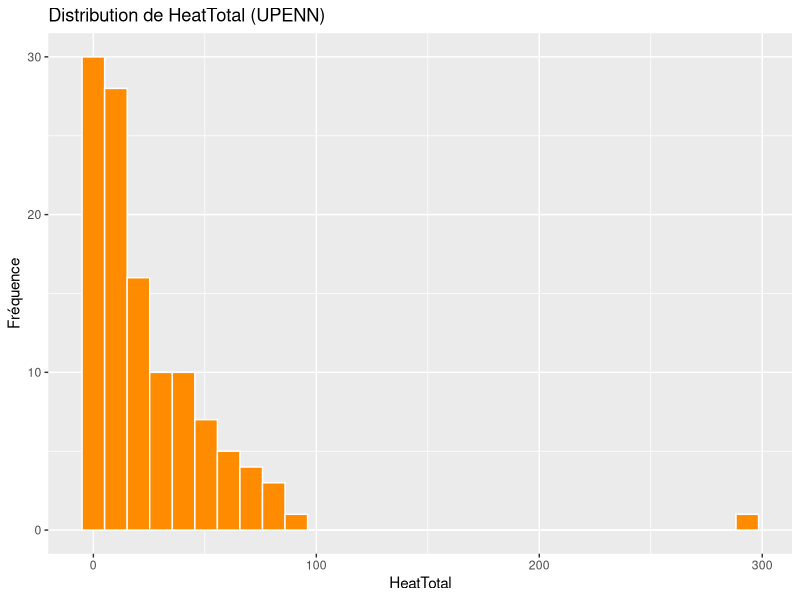
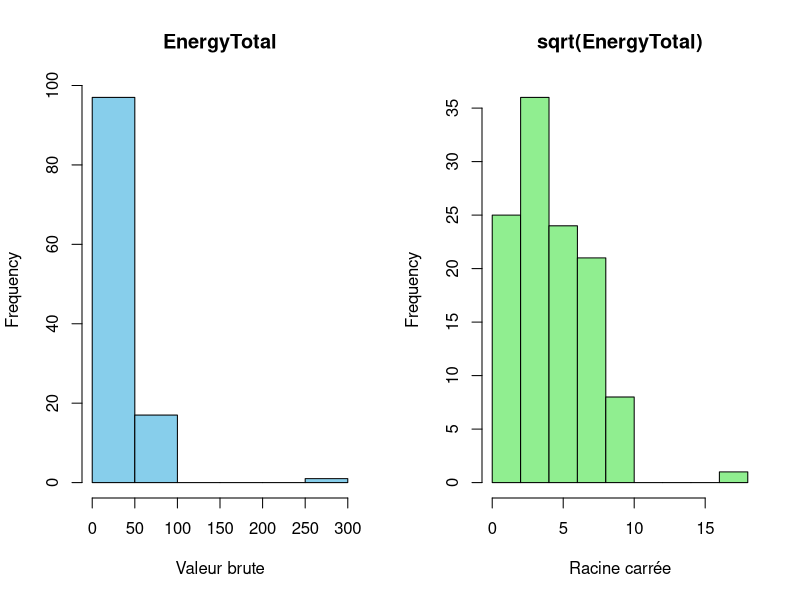
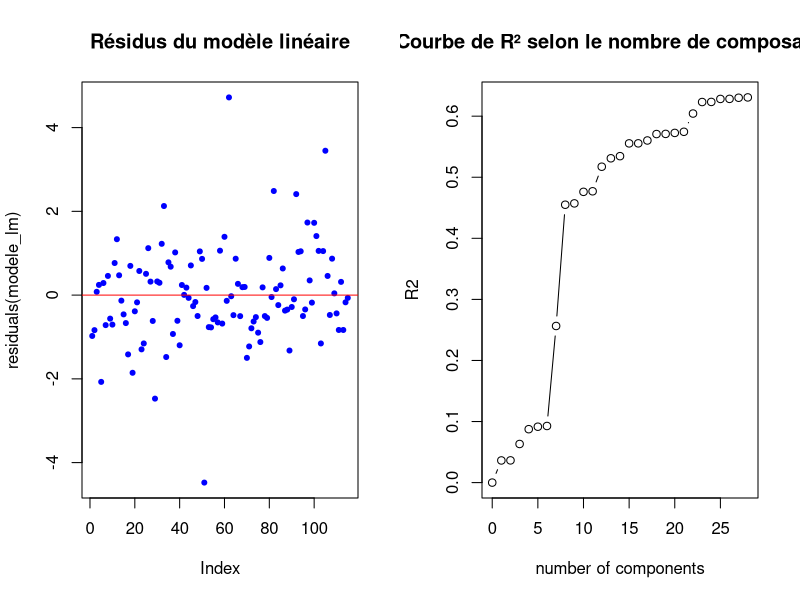
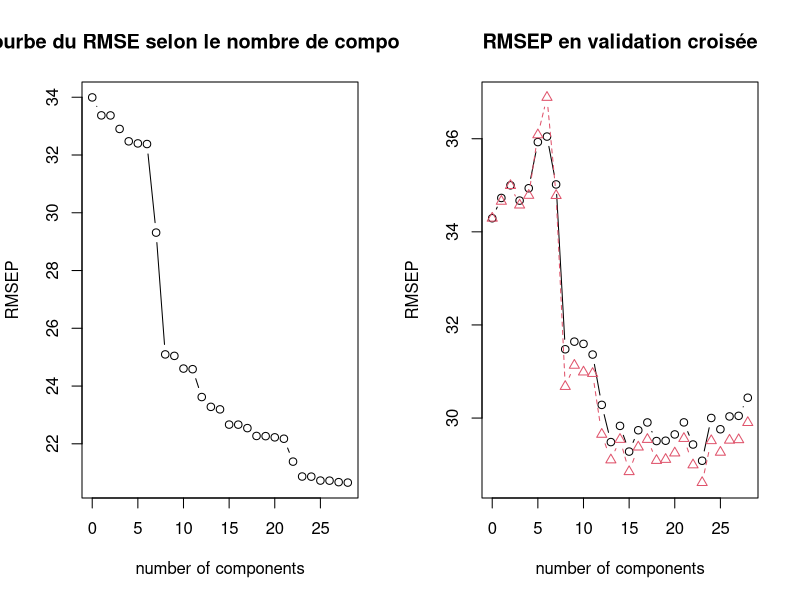
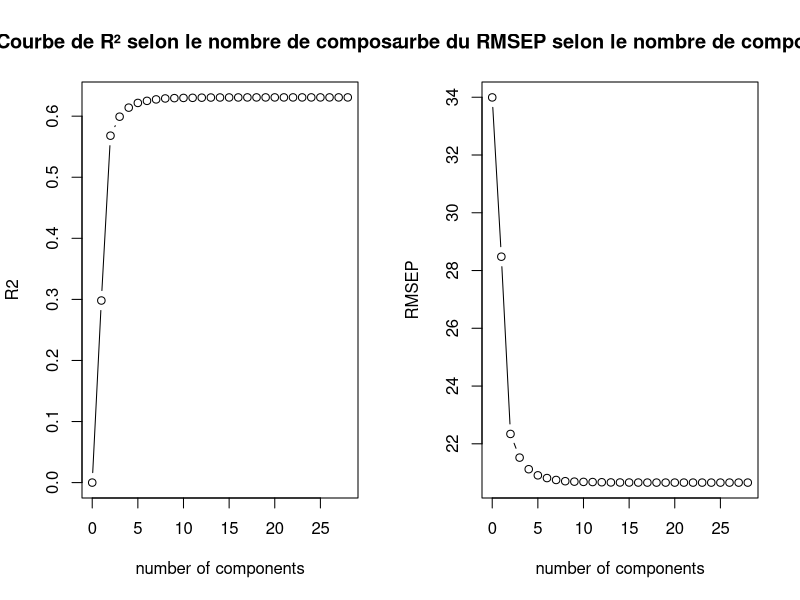

These charts were generated, in order, by the following R code:
#---------- 0. PRÉLIMINAIRES ----------

#----- 0.1. Importer les packages -----

library(ggplot2)
library(pls)
library(dplyr)





#----- 0.2. Importer les données -----

# Apprentissage

data_train <- read.table("data/UPENN.txt", 
                         header = TRUE,
                         sep = "\t",
                         stringsAsFactors = FALSE,
                         dec = "."
)

head(data_train)


# Test

data_test <- read.table("data/GT.txt", 
                        header = TRUE,
                        sep = "\t",
                        stringsAsFactors = FALSE,
                        dec = "."
)

head(data_test)





#----- 0.3. DÉFINIR Y -----

data_train$EnergyTotal <- data_train$HeatTotal + data_train$CoolTotal

data_test$EnergyTotal <- data_test$HeatTotal + data_test$CoolTotal





#---------- 1. EXPLORATION DES DONNÉES ----------

#----- 1.1. Vérification de la variable cible -----

ggplot(data_train, aes(x = EnergyTotal)) +
  geom_histogram(bins = 30, fill = "darkorange", color = "white") +
  labs(title = "Distribution de HeatTotal (UPENN)", x = "HeatTotal", y = "Fréquence")



#----- 1.2. Transformation racine carrée -----

data_train <- data_train |> 
  mutate(EnergyTotal_sqrt = sqrt(EnergyTotal))



#----- 1.3. Comparaison des distributions -----

par(mfrow = c(1, 2))
hist(data_train$EnergyTotal, main = "EnergyTotal", col = "skyblue", xlab = "Valeur brute")
hist(data_train$EnergyTotal_sqrt, main = "sqrt(EnergyTotal)", col = "lightgreen", xlab = "Racine carrée")



#----- 1.4. Régression linéaire pour évaluer les résidus -----

#--- 1.4.1. Sélectionner les variables ---

X_vars <- data_train |> 
  select(-ID, -HeatJan, -CoolJuly, -HeatTotal, -CoolTotal, -EnergyTotal, -EnergyTotal_sqrt)



#--- 1.4.2. Estimer le modèle ---

modele_lm <- lm(EnergyTotal_sqrt ~ ., data = cbind(X_vars, EnergyTotal_sqrt = data_train$EnergyTotal_sqrt))



#--- 1.4.3. Représenter les résidus ---

plot(residuals(modele_lm), main = "Résidus du modèle linéaire", col = "blue", pch = 20)
abline(h = 0, col = "red")



#--- 1.4.4. Tester la normalité ---

shapiro.test(residuals(modele_lm))

## Le test de normalité de Shapiro-Wilk sur les résidus du modèle linéaire donne 
## une p-value de 4.362e-05, ce qui est largement inférieur au seuil de 0.05. 
## Cela indique que les résidus ne suivent pas une distribution normale, ce qui 
## suggère que l'hypothèse de normalité des erreurs n'est pas vérifiée dans ce 
## modèle.





#---------- 2. PCR : RÉGRESSION SUR LES COMPOSANTES PRINCIPALES ----------

#----- 2.1. Préparation des données -----

## On retire les variables inutiles et on place la variable cible (EnergyTotal) 
## en première colonne

data_train_2 <- data_train |>
  select(-ID, -HeatJan, -CoolJuly, -HeatTotal, -CoolTotal, -EnergyTotal_sqrt) |> 
  relocate(EnergyTotal, .before = 1)



#----- 2.2. Application de la PCR -----

#--- 2.2.1. Définition des dimensions ---

n = nrow(data_train_2)         # Nombre d'observations
p = ncol(data_train_2) - 1     # Nombre de variables explicatives



#--- 2.2.2. Effectuer la PCR ---

## La PCR est effectuée avec centrage/réduction (scale=TRUE)

modelpcr <- pcr(EnergyTotal ~ ., data = data_train_2, ncomp = min(n - 1, p), scale = TRUE)    
summary(modelpcr)

## Interprétation :
## - 63% de la variance de Y est expliquée avec les 28 composantes
## - Le gain majeur se fait jusqu’à ~13-15 composantes
## - La variance expliquée de X atteint 100% avec les 28 composantes



#----- 2.3. R² d’apprentissage -----

R2(modelpcr)

validationplot(modelpcr, 
               val.type = "R2", 
               type = "b", 
               main = "Courbe de R² selon le nombre de composantes")

## Interprétation :
## - R² faible avec peu de composantes (ex : ~3.6% avec 1-2 comp.)
## - S'améliore sensiblement jusqu'à ~60% à partir de 13-23 composantes
## - R² max ~63% avec les 28 composantes



#----- 2.4. RMSEP -----

RMSEP(modelpcr)

validationplot(modelpcr, 
               type = "b",
               main = "Courbe du RMSE selon le nombre de composantes")

## Interprétation :
## - RMSEP diminue fortement jusqu'à ~13 composantes, puis se stabilise (~20.7)
## - Gain marginal au-delà de 20 composantes
## - Un compromis raisonnable : 13 à 15 composantes



#----- 2.5. Comparaison avec une régression linéaire classique -----

summary(lm(EnergyTotal ~ ., data = data_train_2))

## Interprétation :
## - R² ajusté ≈ 0.51
## - RMSE ≈ 23.89
## - La PCR fait mieux, surtout en termes de RMSE
## - Certaines variables sont significatives (à 1,5 et 10%) :
##     - op_uValue, zone_occ_density, zone_light_heat_flow_rate, totalocc, ...



#----- 2.6. Validation croisée (CV) -----

## On effectue la validation croisée sur le modèle PCR

modelpcr_cv <- pcr(EnergyTotal ~ ., 
                   data = data_train_2, 
                   ncomp = min(n - 1, p), 
                   scale = TRUE, 
                   validation = "CV")


## Courbe RMSEP (validation croisée)

validationplot(modelpcr_cv, 
               val.type = "RMSEP", 
               type = "b", 
               main = "RMSEP en validation croisée")

## Interprétation :
## - Le RMSEP en validation croisée suit une tendance similaire à celle de 
##   l'apprentissage.
## - Le nombre optimal de composantes en validation croisée semble se situer 
##   autour de 13-15 composantes.



#----- 2.7. Prédiction sur le jeu test -----

#--- 2.7.1. Sélectionner le nombre de composantes optimal (selon CV) ---

k_opt <- 15 



#--- 2.7.2. Prédiction sur le jeu test ---

pred_pcr_test <- predict(modelpcr_cv, 
                         newdata = data_test, 
                         ncomp = k_opt)



#--- 2.7.3. RMSE sur le jeu test ---

sqrt(mean((data_test$EnergyTotal - pred_pcr_test)^2))

## Interprétation  : 
## Le RMSE sur le jeu de test est de 133.05, tandis que pour le jeu 
## d'entraînement, le RMSE est beaucoup plus faible, autour de 22.67 (au niveau 
## de 15 composantes). Cela montre une augmentation significative du RMSE 
## lorsqu'on passe du jeu d'entraînement au jeu de test, ce qui peut indiquer 
## un certain overfitting. Le modèle semble être bien ajusté aux données 
## d'entraînement, mais moins performant sur des données nouvelles.


#----- 2.8. Conclusion -----

## La PCR explique 63% de la variance avec 28 composantes, mais les meilleures 
## performances se situent autour de 13-15 composantes. En comparaison avec la 
## régression linéaire classique, la PCR est plus performante, surtout en termes 
## de RMSE. Cependant, sur le jeu de test, le RMSE est de 133.05, bien plus 
## élevé que sur l'entraînement (22.67), ce qui indique un possible overfitting. 
## Le modèle est bien ajusté aux données d'entraînement mais moins performant 
## sur des données nouvelles.


#---------- 2. PLS : RÉGRESSION PAR MOINDRES CARRÉS PARTIELS ----------

#----- 2.1. Application de la PLS -----

modelpls <- plsr(EnergyTotal ~ ., data = data_train_2, ncomp = min(n - 1, p), scale = TRUE)    
summary(modelpls)

## Interprétation
## - Le modèle PLS explique environ 63% de la variance de la variable cible 
##   (EnergyTotal) avec 28 composantes.
## - À partir de 13 composantes, la variance expliquée atteint un plateau (63%), 
##   indiquant que l'ajout de composantes supplémentaires n'apporte plus de 
##   gains significatifs.
## - Cette tendance est similaire à celle observée dans la PCR, où le modèle se 
##   stabilise après un certain nombre de composantes.



#----- 2.2. R² d’apprentissage -----

R2(modelpls)

validationplot(modelpls, 
               val.type = "R2", 
               type = "b", 
               main = "Courbe de R² selon le nombre de composantes")

## Interprétation :
## - Avec 1 composante, R² est faible (0%).
## - À partir de 2 composantes, R² augmente rapidement jusqu'à 62.9% avec 9 
##   composantes.
## - À partir de 10 composantes, R² se stabilise autour de 63%, et ce jusqu'à 28 
##   composantes.
## - Montre que la capacité explicative du modèle se stabilise après un certain
##   nombre de composantes, ce qui indique un bon compromis entre complexité et
##   performance.



#----- 2.3. RMSEP -----

RMSEP(modelpls)

validationplot(modelpls, 
               type = "b",
               main = "Courbe du RMSEP selon le nombre de composantes")

## Interprétation :
## - Le RMSEP diminue considérablement au début, surtout entre 1 et 5 
##   composantes, atteignant 20.66 après 10 composantes.
## - Après 10 composantes, le RMSEP reste stable à environ 20.66, ce qui 
##   suggère que l'ajout de plus de composantes n'améliore pas significativement 
##   le modèle.
## - Indique qu'un nombre optimal de 10 à 15 composantes pourrait offrir un bon 
##   compromis entre la complexité du modèle et la performance de prédiction.



#----- 2.4. Prédiction sur le jeu test -----

#--- 2.4.1. Sélectionner le nombre de composantes optimal (selon CV) ---

k_opt_pls <- 10 



#--- 2.4.2. Prédiction sur le jeu test ---

pred_pls_test <- predict(modelpls, 
                         newdata = data_test, 
                         ncomp = k_opt_pls)



#--- 2.4.3. RMSE sur le jeu test ---

sqrt(mean((data_test$EnergyTotal - pred_pls_test)^2))

## Interprétation :
## - Le RMSE sur le jeu de test est de 135.58, ce qui montre l'erreur de 
##   prédiction du modèle PLS sur des données nouvelles.
## - Comparé à celui du jeu d'apprentissage (où le RMSE est plus faible), 
##   cette augmentation peut indiquer un certain overfitting, bien que le 
##   modèle reste relativement performant.



#----- 2.5. Conclusion -----

## - Le modèle PLS montre une bonne capacité à expliquer la variance de la 
##   variable cible, mais la performance sur le jeu de test reste modérée avec 
##   un RMSE d'environ 135.58.
## - Le choix optimal du nombre de composantes semble se situer autour de 13-15 
##   composantes, où le modèle présente un bon compromis entre complexité et 
##   performance.
## - Comparé à la régression PCR, la PLS semble légèrement plus performante en 
##   termes de RMSE, mais le modèle souffre encore d'overfitting sur les données 
##   d'entraînement.
